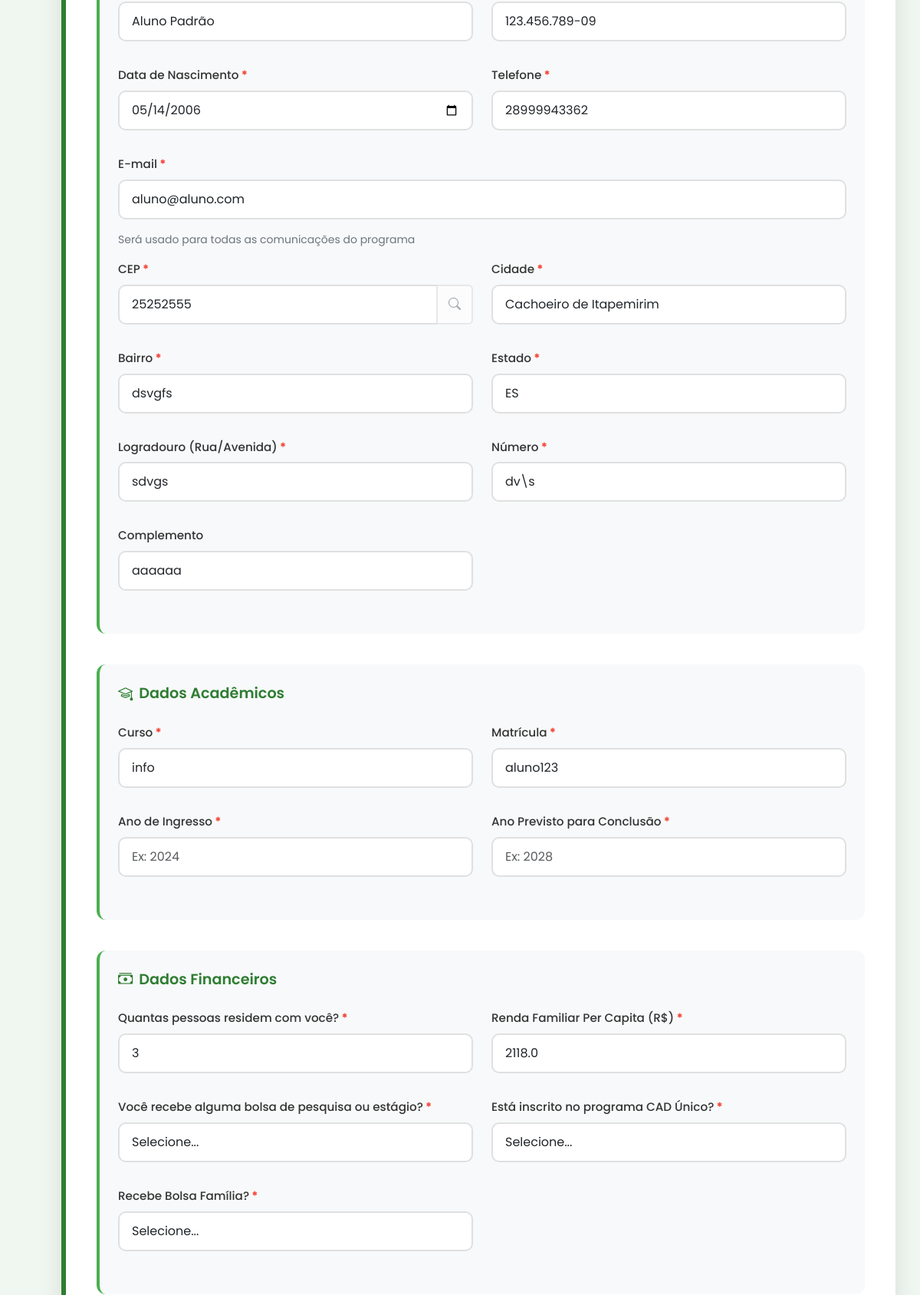
Page /aluno/editais/primeira-inscricao (signed in, middle part) on the earlier database version.
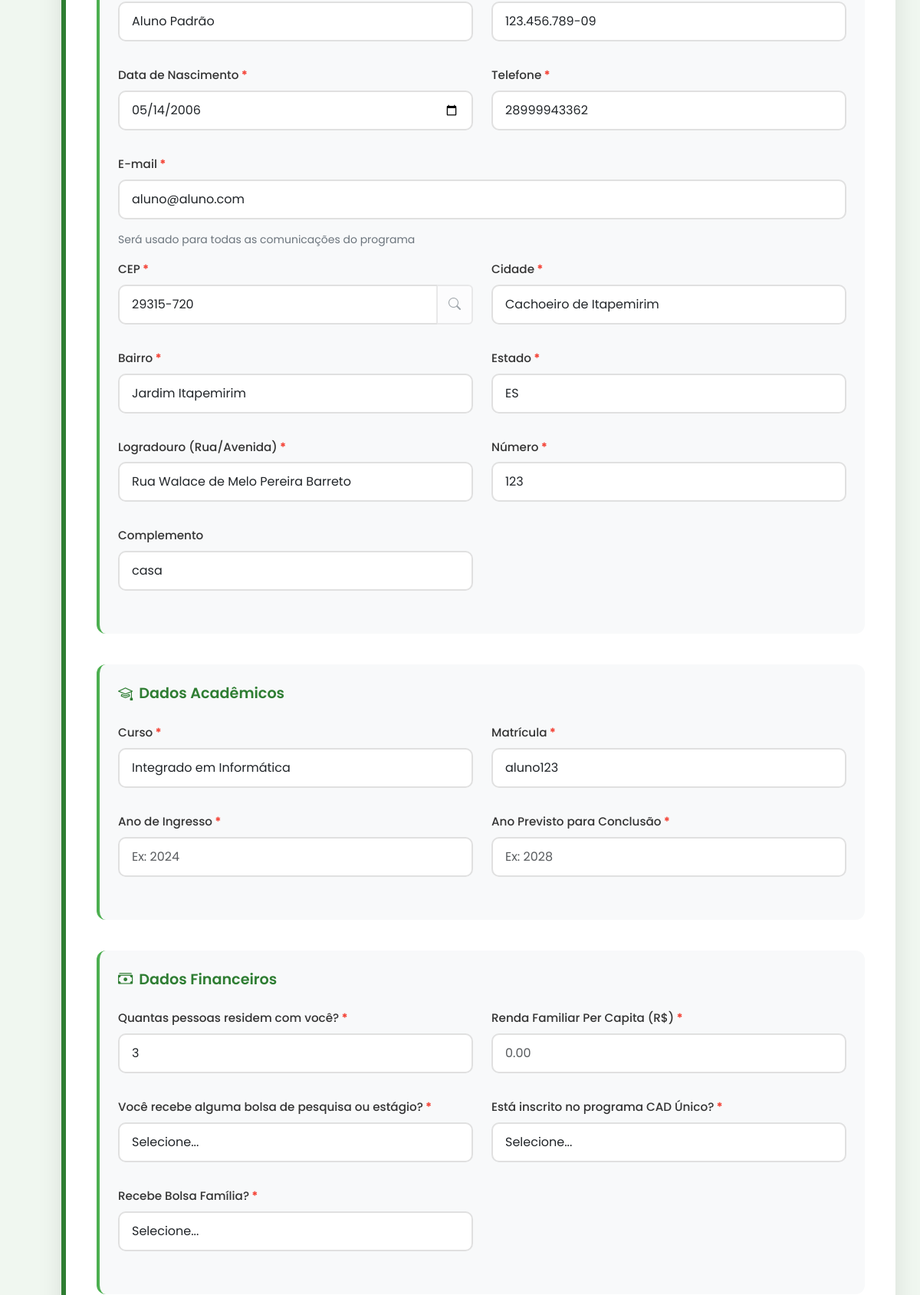
Same page on the later database version.
### tables this page shows
CREATE TABLE aluno (
    id_usuario INTEGER PRIMARY KEY,
    cpf TEXT NOT NULL,
    telefone TEXT NOT NULL,
    curso TEXT NOT NULL,
    data_nascimento TEXT NOT NULL,
    filiacao TEXT NOT NULL,
    cep TEXT NOT NULL,
    cidade TEXT NOT NULL,
    bairro TEXT NOT NULL,
    rua TEXT NOT NULL,
    numero TEXT NOT NULL,
    nome_banco TEXT NOT NULL,
    agencia_bancaria TEXT NOT NULL,
    numero_conta_bancaria TEXT NOT NULL,
    renda_familiar REAL NOT NULL,
    quantidade_pessoas INTEGER NOT NULL,
    renda_per_capita REAL NOT NULL,
    situacao_moradia TEXT NOT NULL,
    cadastro_completo BOOLEAN DEFAULT 0, estado TEXT DEFAULT '', complemento TEXT DEFAULT '', possivel_aluno BOOLEAN DEFAULT 1, aprovado BOOLEAN DEFAULT 0, ano_ingresso INTEGER, ano_conclusao_previsto INTEGER, bolsa_pesquisa TEXT, cad_unico TEXT, bolsa_familia TEXT,
    FOREIGN KEY (id_usuario) REFERENCES usuario(id_usuario) ON DELETE CASCADE
);

### routes/aluno/editais_routes.py (the view)
@router.get("/editais/primeira-inscricao")
@requer_autenticacao(["aluno"])
async def get_editais_primeira_inscricao(request: Request, usuario_logado: dict = None):
    if not usuario_logado.get('completo', True):
        return RedirectResponse("/aluno/perfil", status_code=303)
    aluno = aluno_repo.obter_por_matricula(usuario_logado['matricula'])
    inscricoes = inscricao_repo.obter_por_aluno(aluno.id_usuario)
    inscricao_existente = inscricoes[0] if inscricoes else None
    campo_erro = request.query_params.get('campo_erro', None)
    response = templates.TemplateResponse(
        "/aluno/editais_primeira_inscricao.html",
        {
            "request": request,
            "aluno": aluno,
            "campo_erro": campo_erro,
            "inscricao": inscricao_existente
        }
    )
    return response

### templates/aluno/editais_primeira_inscricao.html (shortened to what the changed rows need)
{% extends 'base2.html' %}
{% set active_page = 'editais' %}
{% block head %}
    <link rel="stylesheet" href="/static/css/editais_primeira_inscricao_aluno.css?v={{ range(1, 10000) | random }}">
{% endblock %}
{% block content %}
<div class="main-content" id="mainContent">
    <div class="form-container">
        <form method="post" action="/aluno/editais/primeira-inscricao" enctype="multipart/form-data" id="inscricaoForm">
            <div class="form-etapa" id="etapa-1" style="display: block;">
            <div class="form-section">
                <div class="form-row">
                    <div>
                        <input type="text" class="form-control {% if campo_erro == 'cpf' %}is-invalid{% endif %}" id="cpf" name="cpf" placeholder="000.000.000-00" value="{{ aluno.cpf if aluno and aluno.cpf else '' }}" required>
                    </div>
                </div>
                <div class="form-row">
                    <div>
                        <label for="data_nascimento" class="form-label required-field">Data de Nascimento</label>
                        <input type="date" class="form-control {% if campo_erro == 'data_nascimento' %}is-invalid{% endif %}" id="data_nascimento" name="data_nascimento" value="{{ aluno.data_nascimento if aluno and aluno.data_nascimento else '' }}" required>
                    </div>
                    <div>
                        <label for="telefone" class="form-label required-field">Telefone</label>
                        <input type="tel" class="form-control {% if campo_erro == 'telefone' %}is-invalid{% endif %}" id="telefone" name="telefone" placeholder="(00) 00000-0000" value="{{ aluno.telefone if aluno and aluno.telefone else '' }}" required>
                    </div>
                </div>
                <div class="form-row">
                    <div>
                        <div class="input-group">
                            <input type="text" class="form-control {% if campo_erro == 'cep' %}is-invalid{% endif %}" id="cep" name="cep" placeholder="00000-000" maxlength="9" value="{{ aluno.cep if aluno and aluno.cep else '' }}" required>
                            <button class="btn btn-outline-secondary" type="button" id="btn-buscar-cep" disabled>
                                <i class="bi bi-search"></i>
                            </button>
                        </div>
                    </div>
                    <div>
                        <label for="cidade" class="form-label required-field">Cidade</label>
                        <input type="text" class="form-control" id="cidade" name="cidade" placeholder="Ex: Cachoeiro de Itapemirim" value="{{ aluno.cidade if aluno and aluno.cidade else '' }}" required>
                    </div>
                </div>
                <div class="form-row">
                    <div>
                        <label for="bairro" class="form-label required-field">Bairro</label>
                        <input type="text" class="form-control" id="bairro" name="bairro" placeholder="Ex: Centro" value="{{ aluno.bairro if aluno and aluno.bairro else '' }}" required>
                    </div>
                    <div>
                        <label for="estado" class="form-label required-field">Estado</label>
                        <input type="text" class="form-control" id="estado" name="estado" placeholder="Ex: ES" maxlength="2" value="{{ aluno.estado if aluno and aluno.estado else '' }}" required>
                    </div>
                </div>
                <div class="form-row">
                    <div>
                        <label for="logradouro" class="form-label required-field">Logradouro (Rua/Avenida)</label>
                        <input type="text" class="form-control" id="logradouro" name="logradouro" placeholder="Ex: Rua das Flores" value="{{ aluno.rua if aluno and aluno.rua else '' }}" required>
                    </div>
                    <div>
                        <label for="numero" class="form-label required-field">Número</label>
                        <input type="text" class="form-control" id="numero" name="numero" placeholder="Ex: 123" value="{{ aluno.numero if aluno and aluno.numero else '' }}" required>
                    </div>
                </div>
                <div class="form-row">
                    <div>
                        <label for="complemento" class="form-label">Complemento</label>
                        <input type="text" class="form-control" id="complemento" name="complemento" placeholder="Ex: Apto 201, Bloco B" value="{{ aluno.complemento if aluno and aluno.complemento else '' }}">
                    </div>
                </div>
            </div>
            <div class="form-section">
                <div class="form-row">
                    <div>
                        <label for="curso" class="form-label required-field">Curso</label>
                        <input type="text" class="form-control" id="curso" name="curso" value="{{ aluno.curso if aluno and aluno.curso else '' }}" required>
                    </div>
                </div>
            </div>
            <div class="form-section">
                <div class="form-row">
                    <div>
                        <label for="pessoas_residencia" class="form-label required-field">Quantas pessoas residem com você?</label>
                        <input type="number" class="form-control {% if campo_erro == 'pessoas_residencia' %}is-invalid{% endif %}" id="pessoas_residencia" name="pessoas_residencia" min="0" placeholder="Ex: 3" value="{{ aluno.quantidade_pessoas if aluno and aluno.quantidade_pessoas else '' }}" required>
                    </div>
                    <div>
                        <label for="renda_percapita" class="form-label required-field">Renda Familiar Per Capita (R$)</label>
                        <input type="number"
                               class="form-control {% if campo_erro == 'renda_percapita' %}is-invalid{% endif %}"
                               id="renda_percapita"
                               name="renda_percapita"
                               step="0.01"
                               min="0"
                               placeholder="0.00"
                               value="{{ aluno.renda_per_capita if aluno and aluno.renda_per_capita else '' }}"
                               required>
                    </div>
                </div>
            </div>
            </div>
        </form>
    </div>
</div>
{% endblock %}

Differences in the rows shown:
changed aluno "Cachoeiro de Itapemirim": cep "25252555" → "29315-720"; bairro "dsvgfs" → "Jardim Itapemirim"; logradouro "sdvgs" → "Rua Walace de Melo Pereira Barreto"; numero "dv\\s" → "123"; complemento "aaaaaa" → "casa"; curso "info" → "Integrado em Informática"; renda_percapita "2118.0" → (not shown)
